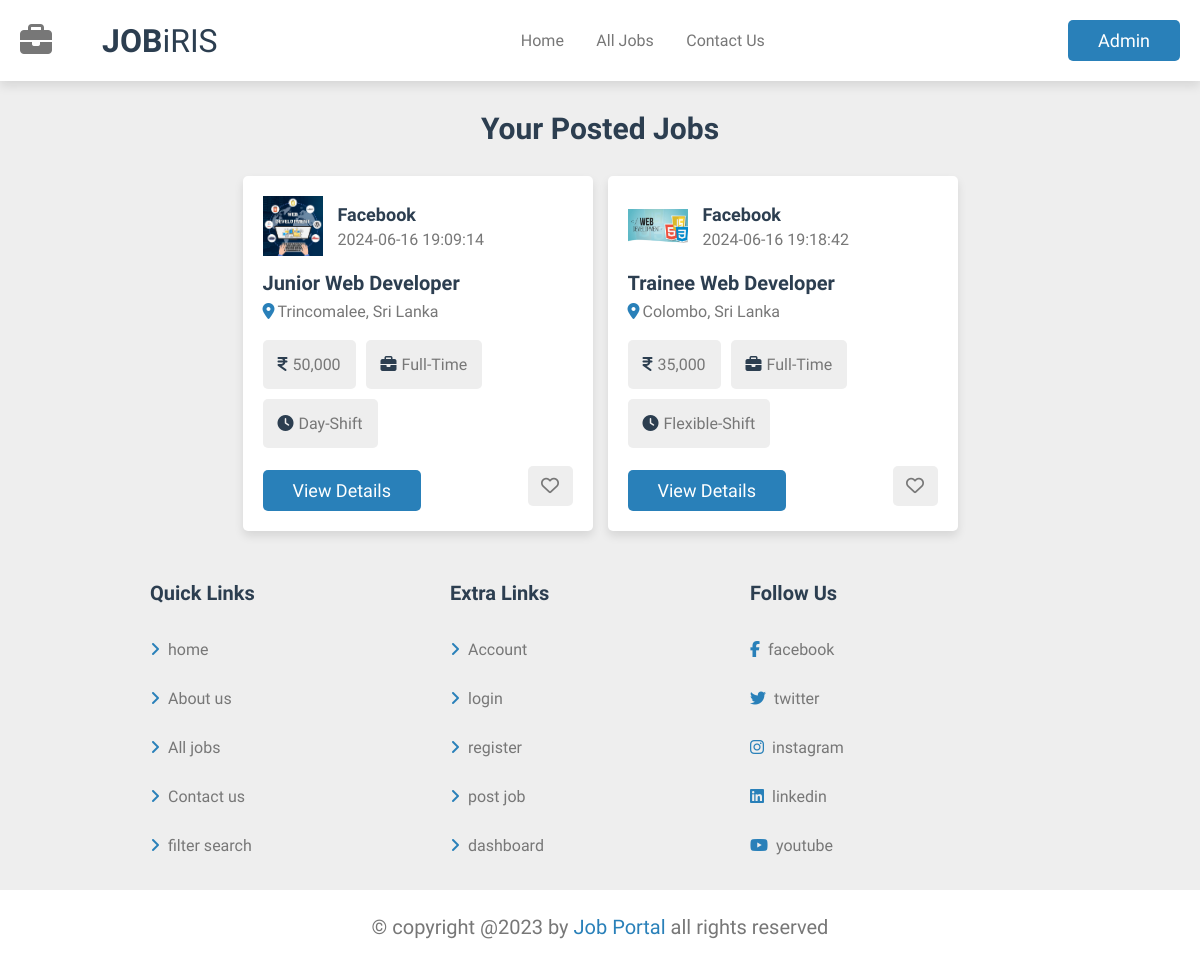
The app's page /company/jobs.php (signed in) with its own data.
### tables this page shows
CREATE TABLE `jobs` (
  `job_id` int(11) NOT NULL,
  `company_id` int(11) NOT NULL,
  `job_title` varchar(255) NOT NULL,
  `job_location` varchar(255) NOT NULL,
  `job_type` varchar(50) NOT NULL,
  `job_shift` varchar(50) NOT NULL DEFAULT 'Flexible-Shift',
  `job_description` varchar(200) NOT NULL,
  `skills_required` varchar(100) NOT NULL,
  `salary` varchar(100) NOT NULL,
  `education` varchar(100) NOT NULL,
  `age` varchar(50) NOT NULL,
  `language` varchar(100) NOT NULL,
  `experience` varchar(100) NOT NULL,
  `qualification` varchar(200) NOT NULL,
  `job_image` varchar(255) NOT NULL,
  `created_at` timestamp NOT NULL DEFAULT current_timestamp()
);

CREATE TABLE `company` (
  `company_id` int(11) NOT NULL,
  `company_name` varchar(255) NOT NULL,
  `email` varchar(255) NOT NULL,
  `company_location` varchar(50) DEFAULT NULL,
  `password` varchar(255) NOT NULL,
  `about_company` varchar(200) DEFAULT NULL,
  `jobs_posted` int(50) DEFAULT NULL,
  `established_date` datetime DEFAULT NULL ON UPDATE current_timestamp(),
  `working_employees` int(200) DEFAULT NULL,
  `profile_image` varchar(255) DEFAULT NULL,
  `user_type` varchar(20) NOT NULL DEFAULT 'company'
);

### company/jobs.php (the view, shortened to what this page needs)
<?php
include '../connect/connect.php';
$user_id = $_SESSION['user_id'];
$sql = "SELECT jobs.*, company.company_name AS user_name FROM jobs INNER JOIN company ON jobs.company_id = company.company_id WHERE jobs.company_id = $user_id";
$result = $conn->query($sql);
?>
<!DOCTYPE html>
<html lang="en">
<head>
    <link rel="stylesheet" href="../css/style.css">
</head>
<body>
    <?php include 'connect/company_header.php'; ?>
    <section class="jobs-container">
        <h1 class="heading">Your posted jobs</h1>
        <div class="box-container">
            <?php
            if ($result->num_rows > 0) {
                while($row = $result->fetch_assoc()) {
            ?>
            <div class="box">
                <div class="company">
                    <img src="../uploads/jobs/<?php echo $row['job_image']; ?>" alt="">
                    <div>
                        <h3><?php echo $row['user_name']; ?></h3>
                        <p><?php echo $row['created_at']; ?></p>
                    </div>
                </div>
                <h3 class="job-title"><?php echo $row['job_title']; ?></h3>
                <p class="location"><i class="fas fa-map-marker-alt"></i><span><?php echo $row['job_location']; ?></span></p>
                <div class="tags">
                    <p><i class="fas fa-indian-rupee-sign"></i><span><?php echo $row['salary']; ?></span></p>
                    <p><i class="fas fa-briefcase"></i><span><?php echo $row['job_type']; ?></span></p>
                    <p><i class="fas fa-clock"></i><span><?php echo $row['job_shift']; ?></span></p>
                </div>
                <div class="flex-btn">
                    <a href="view_applicants.php?id=<?php echo $row['job_id']; ?>" class="btn">view details</a>
                    <button type="submit" class="far fa-heart" name="save"></button>
                </div>
            </div>
            <?php
                }
            } else {
                echo "You haven't posted any jobs yet.";
            }
            ?>
        </div>
    </section>
    <?php include 'connect/company_footer.php'; ?>
</body>
</html>

### css/style.css (style rules this page uses)
:root { --main-color:#2980b9; --red:red; --light-color:#777; --light-bg:#eee; --black:#2c3e50; --white:#fff; --box-shadow:0 .5rem 1rem rgba(0,0,0, .1); --border:.1rem rgba(0,0,0, .2); }
* { font-family: 'Comfortaa' , cursive; margin: 0; padding: 0; box-sizing: border-box; text-decoration: none; outline: none; border: none; }
html { font-size: 62.5%; overflow-x: hidden; scroll-padding-top: 7rem; scroll-behavior: smooth; }
body { background-color: var(--light-bg); }
section { padding: 2rem; margin: 0 auto; max-width: 1200px; }
.heading { text-align: center; margin-bottom: 2rem; font-size: 3rem; color: var(--black); text-transform: capitalize; padding: 1rem 0; }
.btn { display: inline-block; margin-top: 1rem; padding: 1rem 3rem; cursor: pointer; font-size: 1.8rem; color: var(--white); background-color: var(--main-color); border-radius: .5rem; text-transform: capitalize; text-align: center; }
.flex-btn { display: flex; align-items: center; justify-content: space-between; column-gap: 1rem; flex-wrap: wrap; }
.jobs-container .box-container { display: grid; grid-template-columns: repeat(auto-fit, 35rem); gap: 1.5rem; align-items: flex-start; justify-content: center; }
.jobs-container .box-container .box { background-color: var(--white); border-radius: .5rem; border: var(--border); padding: 2rem; box-shadow: var(--box-shadow); overflow-x: hidden; }
.jobs-container .box-container .box .company { display: flex; align-items: center; gap: 1.5rem; margin-bottom: 1.5rem; }
.jobs-container .box-container .box .company img { height: 6rem; width: 6rem; object-fit: contain; }
.jobs-container .box-container .box .company h3 { font-size: 1.8rem; color: var(--black); text-overflow: ellipsis; overflow: hidden; text-transform: capitalize; padding-bottom: .5rem; }
.jobs-container .box-container .box .company p { color: var(--light-color); font-size: 1.6rem; }
.jobs-container .box-container .box .job-title { font-size: 2rem; color: var(--black); text-transform: capitalize; overflow-x: hidden; text-overflow: ellipsis; }
.jobs-container .box-container .box .location { padding: .7rem 0; font-size: 1.6rem; color: var(--light-color); }
.jobs-container .box-container .box .location i { margin-right: .3rem; color: var(--main-color); }
.jobs-container .box-container .box .tags { display: flex; flex-wrap: wrap; gap: 1rem; margin: 1.2rem 0; }
.jobs-container .box-container .box .tags p { padding: 1.5rem; border-radius: .5rem; background-color: var(--light-bg); font-size: 1.6rem; color: var(--light-color); }
.jobs-container .box-container .box .tags p i { margin-right: .5rem; color: var(--black); }
.jobs-container .box-container .box .fa-heart { background-color: var(--light-bg); border-radius: .5rem; color: var(--light-color); font-size: 1.8rem; cursor: pointer; height: 4rem; width: 4.5rem; line-height: 4rem; }

### records on screen
jobs: job_image (picture), company.company_name "Facebook", created_at "2024-06-16 19:09:14", job_title "Junior Web Developer", job_location "Trincomalee, Sri Lanka", salary "50,000", job_type "Full-Time", job_shift "Day-Shift"
jobs: job_image (picture), company.company_name "Facebook", created_at "2024-06-16 19:18:42", job_title "Trainee Web Developer", job_location "Colombo, Sri Lanka", salary "35,000", job_type "Full-Time", job_shift "Flexible-Shift"

### other values on screen
$_SESSION['user_name'] "Admin"
